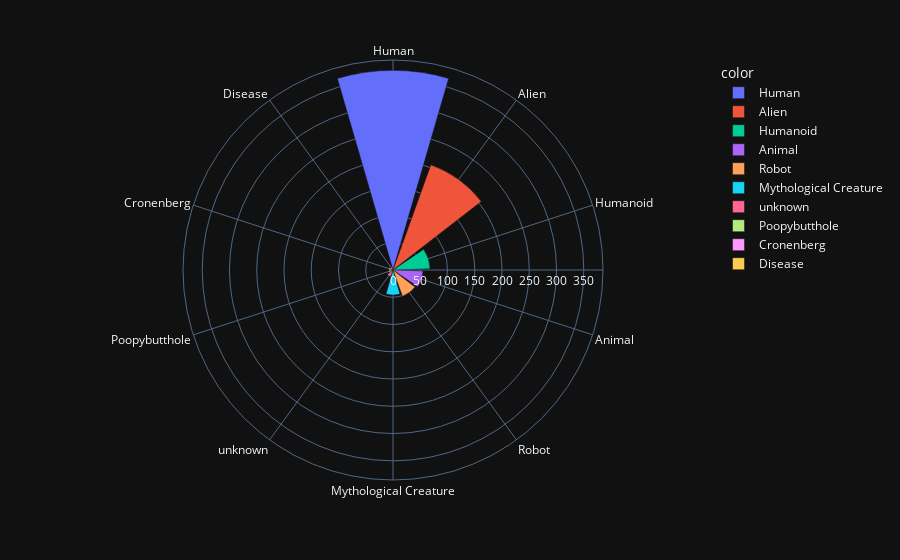

Here is the notebook cell this chart was saved with:
### Code cell
px.bar_polar(r=especies, theta=especies.index, color=especies.index, template= 'plotly_dark')

### Figure 1 — Plotly figure (JSON) as saved in the notebook; plotly's stock layout.template omitted (floating-point values rounded to 4 significant figures)
{"data": [{"hovertemplate": "color=Human<br>r=%{r}<br>theta=%{theta}<extra></extra>", "legendgroup": "Human", "marker": {"color": "#636efa", "pattern": {"shape": ""}}, "name": "Human", "r": [366], "showlegend": true, "subplot": "polar", "theta": ["Human"], "type": "barpolar"}, {"hovertemplate": "color=Alien<br>r=%{r}<br>theta=%{theta}<extra></extra>", "legendgroup": "Alien", "marker": {"color": "#EF553B", "pattern": {"shape": ""}}, "name": "Alien", "r": [205], "showlegend": true, "subplot": "polar", "theta": ["Alien"], "type": "barpolar"}, {"hovertemplate": "color=Humanoid<br>r=%{r}<br>theta=%{theta}<extra></extra>", "legendgroup": "Humanoid", "marker": {"color": "#00cc96", "pattern": {"shape": ""}}, "name": "Humanoid", "r": [68], "showlegend": true, "subplot": "polar", "theta": ["Humanoid"], "type": "barpolar"}, {"hovertemplate": "color=Animal<br>r=%{r}<br>theta=%{theta}<extra></extra>", "legendgroup": "Animal", "marker": {"color": "#ab63fa", "pattern": {"shape": ""}}, "name": "Animal", "r": [55], "showlegend": true, "subplot": "polar", "theta": ["Animal"], "type": "barpolar"}, {"hovertemplate": "color=Robot<br>r=%{r}<br>theta=%{theta}<extra></extra>", "legendgroup": "Robot", "marker": {"color": "#FFA15A", "pattern": {"shape": ""}}, "name": "Robot", "r": [51], "showlegend": true, "subplot": "polar", "theta": ["Robot"], "type": "barpolar"}, {"hovertemplate": "color=Mythological Creature<br>r=%{r}<br>theta=%{theta}<extra></extra>", "legendgroup": "Mythological Creature", "marker": {"color": "#19d3f3", "pattern": {"shape": ""}}, "name": "Mythological Creature", "r": [46], "showlegend": true, "subplot": "polar", "theta": ["Mythological Creature"], "type": "barpolar"}, {"hovertemplate": "color=unknown<br>r=%{r}<br>theta=%{theta}<extra></extra>", "legendgroup": "unknown", "marker": {"color": "#FF6692", "pattern": {"shape": ""}}, "name": "unknown", "r": [13], "showlegend": true, "subplot": "polar", "theta": ["unknown"], "type": "barpolar"}, {"hovertemplate": "color=Poopybutthole<br>r=%{r}<br>theta=%{theta}<extra></extra>", "legendgroup": "Poopybutthole", "marker": {"color": "#B6E880", "pattern": {"shape": ""}}, "name": "Poopybutthole", "r": [8], "showlegend": true, "subplot": "polar", "theta": ["Poopybutthole"], "type": "barpolar"}, {"hovertemplate": "color=Cronenberg<br>r=%{r}<br>theta=%{theta}<extra></extra>", "legendgroup": "Cronenberg", "marker": {"color": "#FF97FF", "pattern": {"shape": ""}}, "name": "Cronenberg", "r": [8], "showlegend": true, "subplot": "polar", "theta": ["Cronenberg"], "type": "barpolar"}, {"hovertemplate": "color=Disease<br>r=%{r}<br>theta=%{theta}<extra></extra>", "legendgroup": "Disease", "marker": {"color": "#FECB52", "pattern": {"shape": ""}}, "name": "Disease", "r": [6], "showlegend": true, "subplot": "polar", "theta": ["Disease"], "type": "barpolar"}], "layout": {"barmode": "relative", "legend": {"title": {"text": "color"}, "tracegroupgap": 0}, "margin": {"t": 60}, "polar": {"angularaxis": {"direction": "clockwise", "rotation": 90}, "domain": {"x": [0, 1], "y": [0, 1]}}}}
